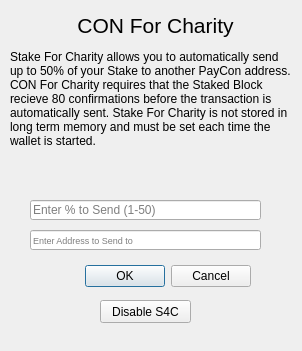
<?xml version="1.0" encoding="UTF-8"?>
<ui version="4.0">
 <class>charityDialog</class>
 <widget class="QDialog" name="charityDialog">
  <property name="geometry">
   <rect>
    <x>0</x>
    <y>0</y>
    <width>302</width>
    <height>351</height>
   </rect>
  </property>
  <property name="windowTitle">
   <string>S4C</string>
  </property>
  <widget class="QDialogButtonBox" name="buttonBox">
   <property name="geometry">
    <rect>
     <x>-90</x>
     <y>260</y>
     <width>341</width>
     <height>32</height>
    </rect>
   </property>
   <property name="orientation">
    <enum>Qt::Horizontal</enum>
   </property>
   <property name="standardButtons">
    <set>QDialogButtonBox::Cancel|QDialogButtonBox::Ok</set>
   </property>
  </widget>
  <widget class="QLineEdit" name="charityPercentEdit">
   <property name="geometry">
    <rect>
     <x>30</x>
     <y>200</y>
     <width>231</width>
     <height>20</height>
    </rect>
   </property>
   <property name="placeholderText">
    <string>Enter % to Send (1-50)</string>
   </property>
  </widget>
  <widget class="QLineEdit" name="charityAddressEdit">
   <property name="geometry">
    <rect>
     <x>30</x>
     <y>230</y>
     <width>231</width>
     <height>20</height>
    </rect>
   </property>
   <property name="font">
    <font>
     <pointsize>7</pointsize>
    </font>
   </property>
   <property name="placeholderText">
    <string>Enter Address to Send to</string>
   </property>
  </widget>
  <widget class="QLabel" name="label">
   <property name="geometry">
    <rect>
     <x>30</x>
     <y>10</y>
     <width>251</width>
     <height>31</height>
    </rect>
   </property>
   <property name="font">
    <font>
     <pointsize>16</pointsize>
    </font>
   </property>
   <property name="text">
    <string>&lt;html&gt;&lt;head/&gt;&lt;body&gt;&lt;p&gt;CON For Charity&lt;/p&gt;&lt;/body&gt;&lt;/html&gt;</string>
   </property>
   <property name="scaledContents">
    <bool>false</bool>
   </property>
   <property name="alignment">
    <set>Qt::AlignCenter</set>
   </property>
  </widget>
  <widget class="QLabel" name="label_2">
   <property name="geometry">
    <rect>
     <x>10</x>
     <y>50</y>
     <width>281</width>
     <height>151</height>
    </rect>
   </property>
   <property name="lineWidth">
    <number>1</number>
   </property>
   <property name="text">
    <string>Stake For Charity allows you to automatically send up to 50% of your Stake to another PayCon address.  CON For Charity requires that the Staked Block recieve 80 confirmations before the transaction is automatically sent. Stake For Charity is not stored in long term memory and must be set each time the wallet is started. </string>
   </property>
   <property name="alignment">
    <set>Qt::AlignLeading|Qt::AlignLeft|Qt::AlignTop</set>
   </property>
   <property name="wordWrap">
    <bool>true</bool>
   </property>
  </widget>
  <widget class="QPushButton" name="pushButton">
   <property name="geometry">
    <rect>
     <x>100</x>
     <y>300</y>
     <width>91</width>
     <height>23</height>
    </rect>
   </property>
   <property name="text">
    <string>Disable S4C</string>
   </property>
  </widget>
 </widget>
 <resources/>
 <connections>
  <connection>
   <sender>buttonBox</sender>
   <signal>accepted()</signal>
   <receiver>charityDialog</receiver>
   <slot>accept()</slot>
   <hints>
    <hint type="sourcelabel">
     <x>248</x>
     <y>254</y>
    </hint>
    <hint type="destinationlabel">
     <x>157</x>
     <y>274</y>
    </hint>
   </hints>
  </connection>
  <connection>
   <sender>buttonBox</sender>
   <signal>rejected()</signal>
   <receiver>charityDialog</receiver>
   <slot>reject()</slot>
   <hints>
    <hint type="sourcelabel">
     <x>316</x>
     <y>260</y>
    </hint>
    <hint type="destinationlabel">
     <x>286</x>
     <y>274</y>
    </hint>
   </hints>
  </connection>
 </connections>
</ui>
